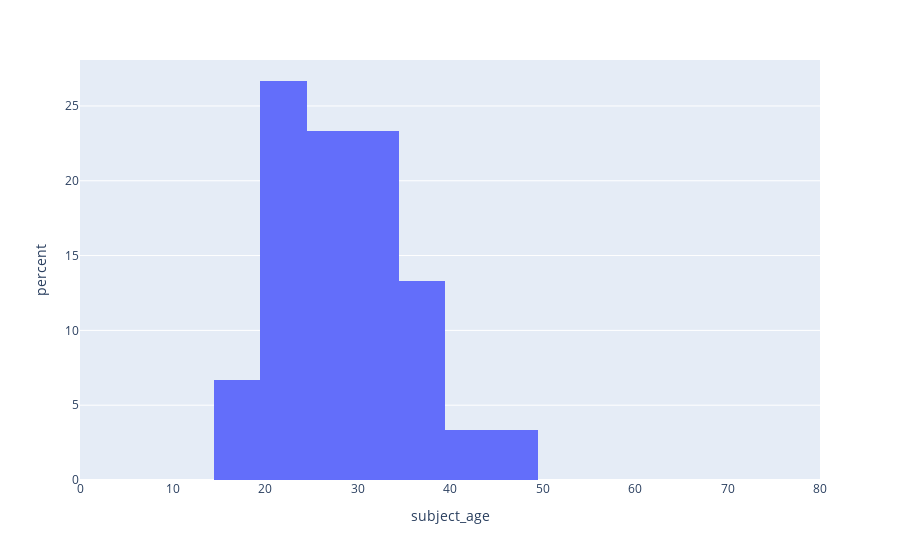

The cell this chart's notebook holds for it:
### Code cell
# SOLUTION
subject_hispanic = stops[stops['subject_race'] == 'hispanic']
px.histogram(subject_hispanic, x='subject_age', histnorm='percent', range_x=[0, 80])

### Figure 1 — Plotly figure (JSON) as saved in the notebook; plotly's stock layout.template omitted (floating-point values rounded to 4 significant figures)
{"data": [{"alignmentgroup": "True", "bingroup": "x", "histnorm": "percent", "hovertemplate": "subject_age=%{x}<br>percent=%{y}<extra></extra>", "legendgroup": "", "marker": {"color": "#636efa", "pattern": {"shape": ""}}, "name": "", "offsetgroup": "", "orientation": "v", "showlegend": false, "type": "histogram", "x": [20, 22, 38, 31, 19, 28, 35, 25, 35, 20, 26, 28, 28, 20, 37, 49, 22, 33, 31, 34, 33, 17, 31, 24, 26, 44, 25, 32, 23, 22], "xaxis": "x", "yaxis": "y"}], "layout": {"barmode": "relative", "legend": {"tracegroupgap": 0}, "margin": {"t": 60}, "xaxis": {"anchor": "y", "domain": [0, 1], "range": [0, 80], "title": {"text": "subject_age"}}, "yaxis": {"anchor": "x", "domain": [0, 1], "title": {"text": "percent"}}}}
